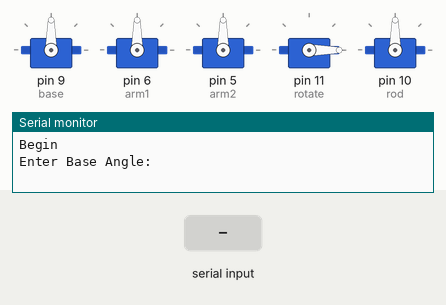
The sketch below on a simulated Arduino Uno, built with avr-gcc and run on an emulated ATmega328P. On the bench: 5 × servo, the last lines printed to the serial monitor. The inputs (shaded band) are chosen by the test bench.

Above: at 5.9 s.
6.0 s: "90,45,200\n" received over Serial
At 6.4 s:
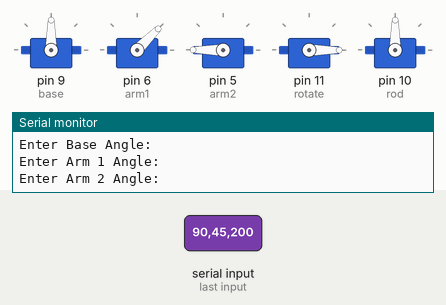
7.5 s: "30,150,10\n" received over Serial
At 8.5 s:
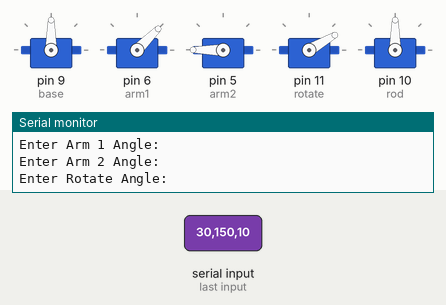
At 23.8 s:
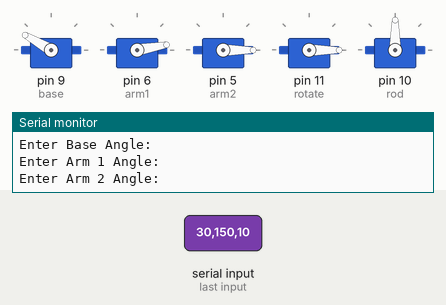
Timing chart, 0 to 25.0 s (numbered marks = the images above; inputs shaded):
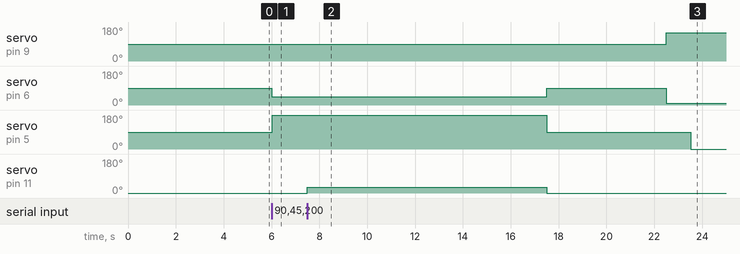

The sketch:

PythontoArduinoSerial.ino
```cpp
#include <Servo.h>

Servo rod;
Servo base;
Servo arm1;
Servo arm2;
Servo rotate;

const int reset=12;

float positionX;
float baseAngle;
float arm1Angle;
float arm2Angle;
float rotateAngle;


void setup() {
  // put your setup code here, to run once:
  base.attach(9);
  arm1.attach(6);
  arm2.attach(5);
  rotate.attach(11);
  rod.attach(10);

  pinMode(reset, INPUT);
  rotate.write(rotateAngle);

  Serial.begin(9600);

}

void loop() {
  float baseAngle=90;
  float arm1Angle=90;
  float arm2Angle=90;
  float rotateAngle=0;
  int testTime=10000; //How long should robot stay in position(in ms)

  Serial.println("Begin");

  Serial.println("Enter Base Angle:");
  delay(5000);

    while (Serial.available()==0){
    }
    if (Serial.available() > 0){
      baseAngle=Serial.parseFloat();
      base.write(baseAngle);
      Serial.flush();
    }

    Serial.println("Enter Arm 1 Angle:");
    while (Serial.available()==0){
    }
    if (Serial.available() > 0){
      arm1Angle=Serial.parseFloat();
      arm1.write(arm1Angle);
      Serial.flush();
    }

    Serial.println("Enter Arm 2 Angle:");
    while (Serial.available()==0){
    }

    if (Serial.available() > 0){
      arm2Angle=Serial.parseFloat();
      arm2.write(arm2Angle);
      Serial.flush();
      delay(1000);
    }

    Serial.println("Enter Rotate Angle:");
    while (Serial.available()==0){
    }
    if (Serial.available() > 0){
      rotateAngle=Serial.parseFloat();
      rotate.write(rotateAngle);
      Serial.flush();
    }


  delay(testTime);

  Serial.println("Moving to Origin");
  base.write(90);
  arm1.write(90);
  arm2.write(90);
  rotate.write(0);

}
```

Measured:
- after the input at 6.0 s, servo on pin 6 (arm1): 90° → 45° at once; servo on pin 5 (arm2): 90° → 180° at once
- after the input at 7.5 s, servo on pin 9 (base): 90° → 150° after 15.0 s; servo on pin 6 (arm1): 45° → 90° after 10.0 s instead of 10.5 s; servo on pin 5 (arm2): 180° → 90° after 10.0 s instead of 10.5 s; servo on pin 11 (rotate): 0° → 30° at once, → 0° 10.0 s later
